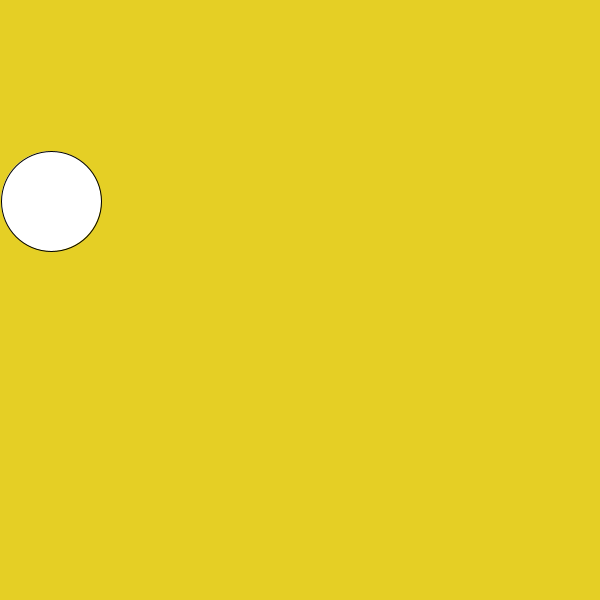
Frame 1 (no input)
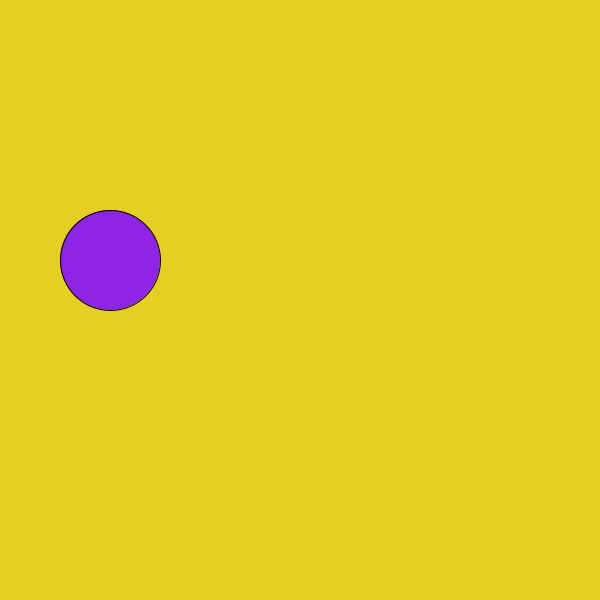
Frame 60 (the mouse pressed at the canvas centre just before this capture)
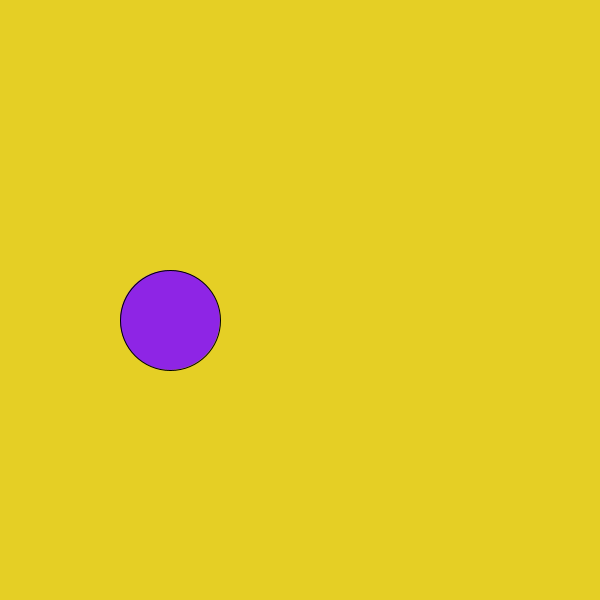
Frame 120 (the mouse held since frame 60 and released just before this capture)

The Processing sketch that drew these frames (run headless with seeded random() and noise(); from frame 60 on, the mouse is pressed at the canvas centre):

// Processing sketch: processing_36343
// ── processing_36343.pde



int movementx;
int movementy;
int directionx;
int directiony;

void setup(){
  size(600,600);
  movementx = 50;
  movementy = 200;
  directionx = 1;
  directiony = 1;
}

void draw(){
  background(229,207,37);
  movementx+= directionx;
  movementy+= directiony;
  ellipse(movementx,movementy,100,100);
  fill(142,37,229);
  println(movementx);
  if(movementy > 550){
    directiony = -1;
  }
  if(movementx > 550){
    directionx = -1;
  }
  if(movementy < 50){
    directiony = 1;
  }
  if(movementx < 50){
    directionx = 1;
  }
}
